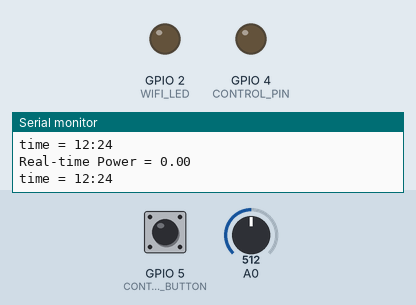
Simulated run of this sketch. Board: ESP8266 (NodeMCU). Parts: output pins drawn as LEDs (lit = HIGH), the last lines printed to the serial monitor. The inputs (shaded band) are chosen by the test bench; at power-on: GPIO 5 (CONTROL_BUTTON) HIGH, A0 = 512. WiFi joins after 1.5 s; servers stay silent unless stated; the Firebase database answers and starts empty.

Above: at 2.7 s.
2.8 s: GPIO 5 (CONTROL_BUTTON) pulled LOW for 0.15 s
At 4.4 s:
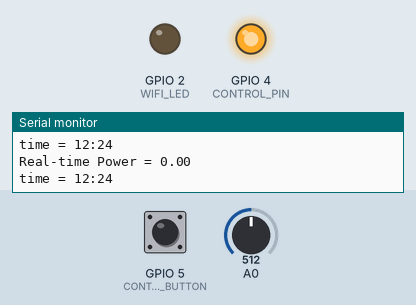
4.7 s: GPIO 5 (CONTROL_BUTTON) pulled LOW for 1 s
At 8.0 s:
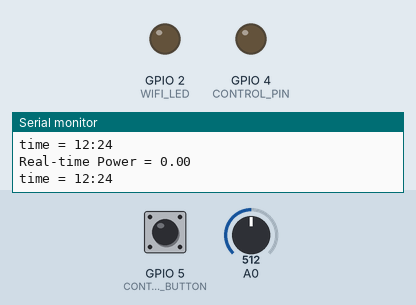
Timing chart, 0 to 9.5 s (numbered marks = the images above; inputs shaded):
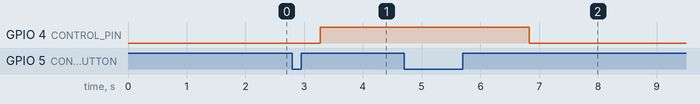

The sketch:

watt.ino
```cpp
// Watt? Smart Plug

#include "watt.h"


void setup() {

  //GPIO Configuration
  gpioConfig();

  //Wifi configuration and connection
  wificonfig_start();

  //connect to firebase
  Firebase.begin(FIREBASE_HOST, FIREBASE_AUTH);

  //initialize time
  time_init();

}

void loop() {

  //handling interrupt
  if(getInterruptTime() != 0)
    handleInterrupt();

  //measuring realtime power consumption
  float realTime = readRealTime();
  Firebase.setFloat(String("Devices/")+PLUG_ID+"/consumption", realTime);

  //just for debugging
  Serial.println(String("Real-time Power = ") + realTime);
  Serial.println(String("time = ") + hour() + ":" + minute());
  Serial.println();

  //sync device status with firebase
  syncDeviceStatus();

  delay(250);
}
```

watt.cpp
```cpp
#include "watt.h"

float prevPowerAverage = 0;
volatile time_t interruptTime = 0;

//no need to be shared
void interrupt();


void gpioConfig() {

  Serial.begin(9600);
  pinMode(A0, INPUT);
  pinMode(CONTROL_PIN, OUTPUT);
  pinMode(CONTROL_BUTTON, INPUT);
  attachInterrupt(digitalPinToInterrupt(CONTROL_BUTTON), interrupt, FALLING);

}

float readRealTime() {

  float powerSum= 0;
  float powerAverage= 0;

  if(digitalRead(CONTROL_PIN) == 0)
    return 0;

  for(int j=0; j < 10; j++) {

    unsigned int sensorValue = 0;
    unsigned int sensorArray[50];
    unsigned int sensorMax =0;
    unsigned int sensorSum =0;
    unsigned int difference=0;
    unsigned int sensorAverage =0;
    double voltage=0;
    double current=0;
    double power=0;

    for(int i=0; i<50; i++) {
      sensorValue = analogRead(A0);
      sensorArray[i] = sensorValue;
      sensorSum += sensorValue;
      if (sensorArray[i]>sensorMax) sensorMax = sensorArray[i];
      delay(5);
    }
    sensorAverage = sensorSum/50;
    difference = sensorMax-sensorAverage;

    voltage = (double)difference * 3.3 / 1023;
    current = voltage / 0.1;
    current = current * 0.707;
    power = current * 220;

    powerSum += power;
  }

  powerAverage = powerSum/10;

  // return onChange
  if(powerAverage > (prevPowerAverage + 5) || powerAverage < (prevPowerAverage - 5)) {
      prevPowerAverage = powerAverage;
      return powerAverage;
  }
  else
    return prevPowerAverage;

}

void syncDeviceStatus() {

  if(Firebase.getBool(String("Devices/")+PLUG_ID+"/enabled") == true) {
    digitalWrite(CONTROL_PIN, HIGH);
    pinMode(WIFI_LED, OUTPUT);
    if(Firebase.getBool(String("Devices/")+PLUG_ID+"/stopAt/enabled") == true && Firebase.getInt(String("Devices/")+PLUG_ID+"/stopAt/hour") == hour() && Firebase.getInt(String("Devices/")+PLUG_ID+"/stopAt/min") == minute()) {
      digitalWrite(CONTROL_PIN, LOW);
      pinMode(WIFI_LED, INPUT);
      Firebase.setBool(String("Devices/")+PLUG_ID+"/enabled", false);
      Firebase.setBool(String("Devices/")+PLUG_ID+"/stopAt/enabled", false);
    }
  }

  if(Firebase.getBool(String("Devices/")+PLUG_ID+"/enabled") == false) {
    digitalWrite(CONTROL_PIN, LOW);
    pinMode(WIFI_LED, INPUT);
    if(Firebase.getBool(String("Devices/")+PLUG_ID+"/startAt/enabled") == true && Firebase.getInt(String("Devices/")+PLUG_ID+"/startAt/hour") == hour() && Firebase.getInt(String("Devices/")+PLUG_ID+"/startAt/min") == minute()) {
      digitalWrite(CONTROL_PIN, HIGH);
      pinMode(WIFI_LED, OUTPUT);
      Firebase.setBool(String("Devices/")+PLUG_ID+"/enabled", true);
      Firebase.setBool(String("Devices/")+PLUG_ID+"/startAt/enabled", false);
    }
  }

}

void interrupt() {

  //set the interrupt flag to handle in the main loop
  interruptTime = now();

}

void handleInterrupt() {

  //reset if the button pushed for more than 5 seconds
  while(digitalRead(CONTROL_BUTTON) == 0) {
    if(now() - interruptTime >= 3) {
      wificonfig_reset();
      ESP.reset();
    }
  }

  //toggle device if the button pushed for less than 5 seconds
  digitalWrite(CONTROL_PIN, digitalRead(CONTROL_PIN)^1);
  pinMode(WIFI_LED, digitalRead(CONTROL_PIN));
  Firebase.setBool(String("Devices/")+PLUG_ID+"/enabled", (bool)digitalRead(CONTROL_PIN));

  //reset interrupt status
  interruptTime = 0;

}

time_t getInterruptTime() {

  return interruptTime;

}
```

watt.h
```cpp
#include <ESP8266WiFi.h>		//https://github.com/esp8266/Arduino
#include <FirebaseArduino.h>	//https://github.com/firebase/firebase-arduino
#include "watt_wificonfig.h"
#include "watt_time.h"

#define FIREBASE_HOST "watt-project-eg.firebaseio.com"
#define FIREBASE_AUTH "BIiq1X5t2MYbzj9mQxat1BuABRNIX8VT7YGIz7Mb"
#define PLUG_ID "-KfWxUaA7tnwZr4ZIbrq"

#define CONTROL_PIN 4
#define CONTROL_BUTTON 5
#define WIFI_LED 2


void gpioConfig();

float readRealTime();

void syncDeviceStatus();

void handleInterrupt();

time_t getInterruptTime();
```

watt_time.cpp
```cpp
#include <ESP8266WiFi.h>        //https://github.com/esp8266/Arduino
#include <WiFiUdp.h>            //Arduino library
#include "watt_time.h"

// NTP Servers:
static const char ntpServerName[] = NTP_SERVER;
// Set Time Zone
const int timeZone = TIME_ZONE;
// UDP port
unsigned int localPort = UDP_PORT;
WiFiUDP Udp;

time_t getNtpTime();
void sendNTPpacket(IPAddress &address);

void time_init() {
    Serial.println("Starting UDP");
    Udp.begin(localPort);
    Serial.print("Local port: ");
    Serial.println(Udp.localPort());
    Serial.println("waiting for sync");
    setSyncProvider(getNtpTime);
    setSyncInterval(300);
}

time_t prevDisplay = 0; // when the digital clock was displayed

void time_update() {
    if (timeStatus() != timeNotSet) {
        if (now() != prevDisplay) { //update the display only if time has changed
            prevDisplay = now();
            digitalClockDisplay();
        }
    }
}

void digitalClockDisplay() {
  // digital clock display of the time
  Serial.print(hour());
  Serial.print(":");
  Serial.print(minute());
  Serial.print(":");
  Serial.print(second());
  Serial.print(" ");
  Serial.print(day());
  Serial.print(".");
  Serial.print(month());
  Serial.print(".");
  Serial.print(year());
  Serial.println();
}


/*-------- NTP code ----------*/

const int NTP_PACKET_SIZE = 48; // NTP time is in the first 48 bytes of message
byte packetBuffer[NTP_PACKET_SIZE]; //buffer to hold incoming & outgoing packets

time_t getNtpTime() {
  IPAddress ntpServerIP; // NTP server's ip address

  while (Udp.parsePacket() > 0) ; // discard any previously received packets
  Serial.println("Transmit NTP Request");
  // get a random server from the pool
  WiFi.hostByName(ntpServerName, ntpServerIP);
  Serial.print(ntpServerName);
  Serial.print(": ");
  Serial.println(ntpServerIP);
  sendNTPpacket(ntpServerIP);
  uint32_t beginWait = millis();
  while (millis() - beginWait < 1500) {
    int size = Udp.parsePacket();
    if (size >= NTP_PACKET_SIZE) {
      Serial.println("Receive NTP Response");
      Udp.read(packetBuffer, NTP_PACKET_SIZE);  // read packet into the buffer
      unsigned long secsSince1900;
      // convert four bytes starting at location 40 to a long integer
      secsSince1900 =  (unsigned long)packetBuffer[40] << 24;
      secsSince1900 |= (unsigned long)packetBuffer[41] << 16;
      secsSince1900 |= (unsigned long)packetBuffer[42] << 8;
      secsSince1900 |= (unsigned long)packetBuffer[43];
      return secsSince1900 - 2208988800UL + timeZone * SECS_PER_HOUR;
    }
  }
  Serial.println("No NTP Response :-(");
  return 0; // return 0 if unable to get the time
}

// send an NTP request to the time server at the given address
void sendNTPpacket(IPAddress &address) {
    // set all bytes in the buffer to 0
    memset(packetBuffer, 0, NTP_PACKET_SIZE);
    // Initialize values needed to form NTP request
    // (see URL above for details on the packets)
    packetBuffer[0] = 0b11100011;   // LI, Version, Mode
    packetBuffer[1] = 0;     // Stratum, or type of clock
    packetBuffer[2] = 6;     // Polling Interval
    packetBuffer[3] = 0xEC;  // Peer Clock Precision
    // 8 bytes of zero for Root Delay & Root Dispersion
    packetBuffer[12] = 49;
    packetBuffer[13] = 0x4E;
    packetBuffer[14] = 49;
    packetBuffer[15] = 52;
    // all NTP fields have been given values, now
    // you can send a packet requesting a timestamp:
    Udp.beginPacket(address, 123); //NTP requests are to port 123
    Udp.write(packetBuffer, NTP_PACKET_SIZE);
    Udp.endPacket();
}
```

watt_time.h
```cpp
#include <TimeLib.h>        //https://github.com/PaulStoffregen/Time


#define NTP_SERVER "europe.pool.ntp.org"
//                 "us.pool.ntp.org"
//                 "time.nist.gov"
//                 "time-a.timefreq.bldrdoc.gov"
//                 "time-b.timefreq.bldrdoc.gov"
//                 "time-c.timefreq.bldrdoc.gov"

#define TIME_ZONE 2 // Cairo Time
//                  -5 Eastern Standard Time (USA)
//                  -4 Eastern Daylight Time (USA)
//                  -8 Pacific Standard Time (USA)
//                  -7 Pacific Daylight Time (USA)

#define UDP_PORT 8888 // local port to listen for UDP packets


void time_init();

void time_update();

void digitalClockDisplay();
```

watt_wificonfig.cpp
```cpp
#include "watt_wificonfig.h"


WiFiManager wifiManager;


void wificonfig_start() {
    wifiManager.autoConnect(AP_SSID, AP_PASSWORD);
}


void wificonfig_reset() {
    wifiManager.resetSettings();
}
```

watt_wificonfig.h
```cpp
#include <ESP8266WiFi.h>		//https://github.com/esp8266/Arduino
#include <DNSServer.h>          //built-in arduino library
#include <ESP8266WebServer.h>   //esp8266 library
#include <WiFiManager.h>        //https://github.com/tzapu/WiFiManager

#define AP_SSID "Watt?"
#define AP_PASSWORD "12345678"

void wificonfig_start();

void wificonfig_reset();
```

Measured:
- after the input at 2.8 s, GPIO 4 (CONTROL_PIN): LOW → HIGH after 0.47 s
- after the input at 4.7 s, GPIO 4 (CONTROL_PIN): HIGH → LOW after 2.1 s
